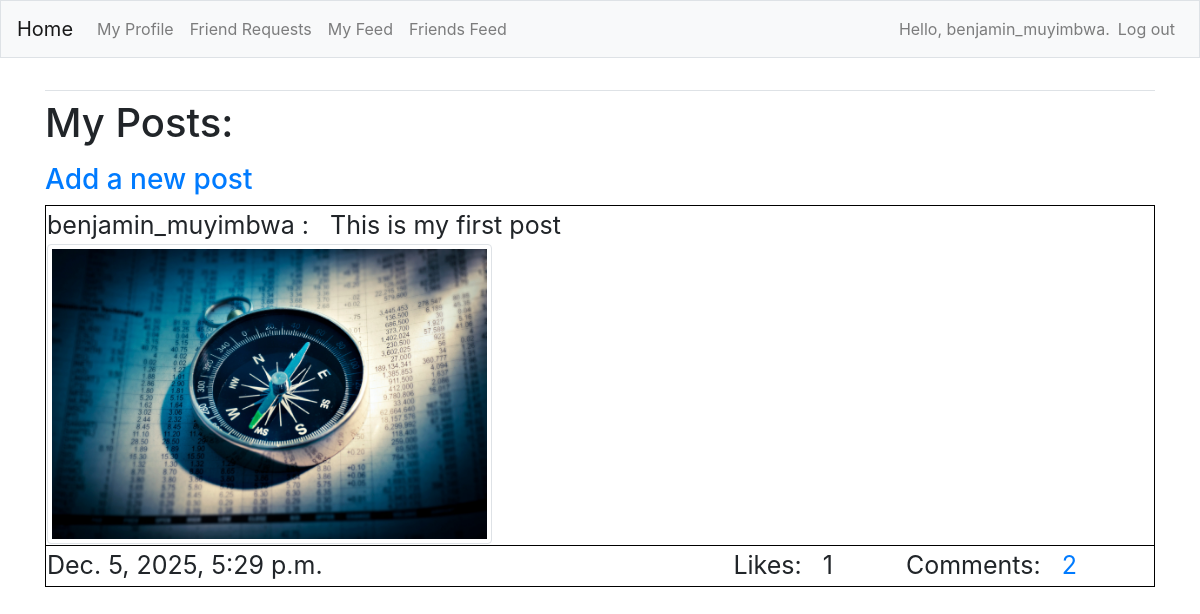
The page /myfeed/ (signed in) on the database as committed earlier.
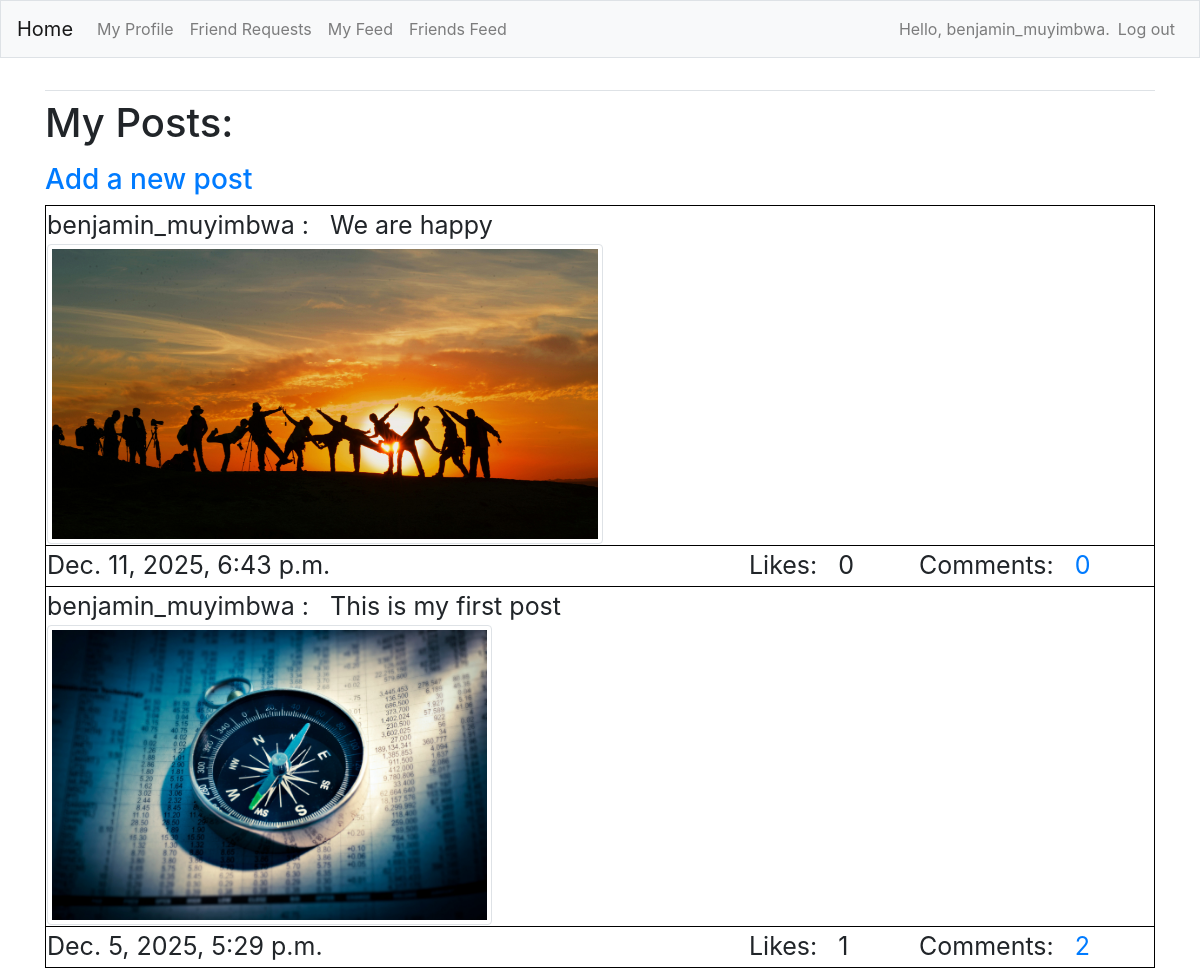
The same page on the database as committed later.
### FeedApp/models.py (models this page shows)
class Post(models.Model):
    description = models.CharField(max_length=255, blank=True)
    username = models.ForeignKey(User, on_delete=models.CASCADE)
    image = models.ImageField(upload_to='images', blank=True)
    date_posted = models.DateTimeField(auto_now_add=True)
    def __str__(self):
        return self.description

### FeedApp/views.py (the view)
# urls.py: path('myfeed/', views.myfeed, name='myfeed'),
@login_required
def myfeed(request):
    comment_count_list = []
    like_count_list = []
    posts = Post.objects.filter(username=request.user).order_by('-date_posted')
    for p in posts:
        c_count = Comment.objects.filter(post=p).count()
        l_count = Like.objects.filter(post=p).count()
        comment_count_list.append(c_count)
        like_count_list.append(l_count)
    zipped_list = zip(posts, comment_count_list, like_count_list)
    context = {'posts':posts, 'zipped_list':zipped_list}
    return render(request, 'FeedApp/myfeed.html', context)

### FeedApp/templates/FeedApp/myfeed.html (shortened to what this page needs)
{% extends "FeedApp/base.html" %}
{% load bootstrap4 %}
{% block content %}
<h1>
    <p>My Posts:</p>
</h1>
<h3><a href="{% url 'FeedApp:new_post' %}">Add a new post</a> </h3>
<table style="font-size: 25px;width: 100%;">
    {% for p,c,l in zipped_list %}
    <tr style="border: 1px solid black;padding: 6px;">
        <td>
            {{ p.username }} : &nbsp {{ p }} <br>
            {% if p.image %}
            <img src="{{ p.image.url }}" class="img-thumbnail" style="max-height:300px" alt="">
            {% endif %}
        </td>
    <tr style="border: 1px solid black;padding: 6px;">
        <td>{{ p.date_posted }}</td>
        <td>Likes: &nbsp {{ l }} &nbsp&nbsp&nbsp</td>
        <td>
            Comments: &nbsp
            <a href="{% url 'FeedApp:comments' p.id %}">{{ c }}</a>
        </td>
    </tr>
    {% endfor %}
</table>
{% endblock content %}

### FeedApp/templates/FeedApp/base.html (shortened to what this page needs)
{% load bootstrap4 %}
<!doctype html>
<html lang="en">
<head>
    {% bootstrap_css %}
</head>
<body>
    <nav class="navbar navbar-expand-md navbar-light bg-light mb-4 border">
        <a class="navbar-brand" href="{% url 'FeedApp:index'%}">
            Home</a>
        <div class="collapse navbar-collapse" id="navbarCollapse">
            <ul class="navbar-nav mr-auto">
                <li class="nav-item">
                    <a class="nav-link" href="{% url 'FeedApp:profile' %}">My Profile</a>
                </li>
                <li class="nav-item">
                    <a class="nav-link" href="{% url 'FeedApp:friends' %}">Friend Requests</a>
                </li>
                <li class="nav-item">
                    <a class="nav-link" href="{% url 'FeedApp:myfeed' %}">My Feed</a>
                </li>
                <li class="nav-item">
                    <a class="nav-link" href="{% url 'FeedApp:friendsfeed' %}">Friends Feed</a>
                </li>
            </ul>
            <ul class="navbar-nav ml-auto">
                {% if user.is_authenticated %}
                <li class="nav-item">
                    <span class="navbar-text">Hello, {{ user.username }}.</span>
                </li>
                <li class="nav-item">
                    <a class="nav-link" href="{% url 'users:logout' %}">Log out</a>
                </li>
                {% endif %}
            </ul>
        </div>
    </nav>
    <main role="main" class="container">
        <div class="pb-2 mb-2 border-bottom">
        </div>
        <div>
            {% block content %}{% endblock content %}
        </div>
    </main>
</body>
</html>

Rows that differ between the two databases and show on the page:
added Post: username "benjamin_muyimbwa", description "We are happy", image (picture), date_posted "Dec. 11, 2025, 6:43 p.m.", l "0", c "0"
